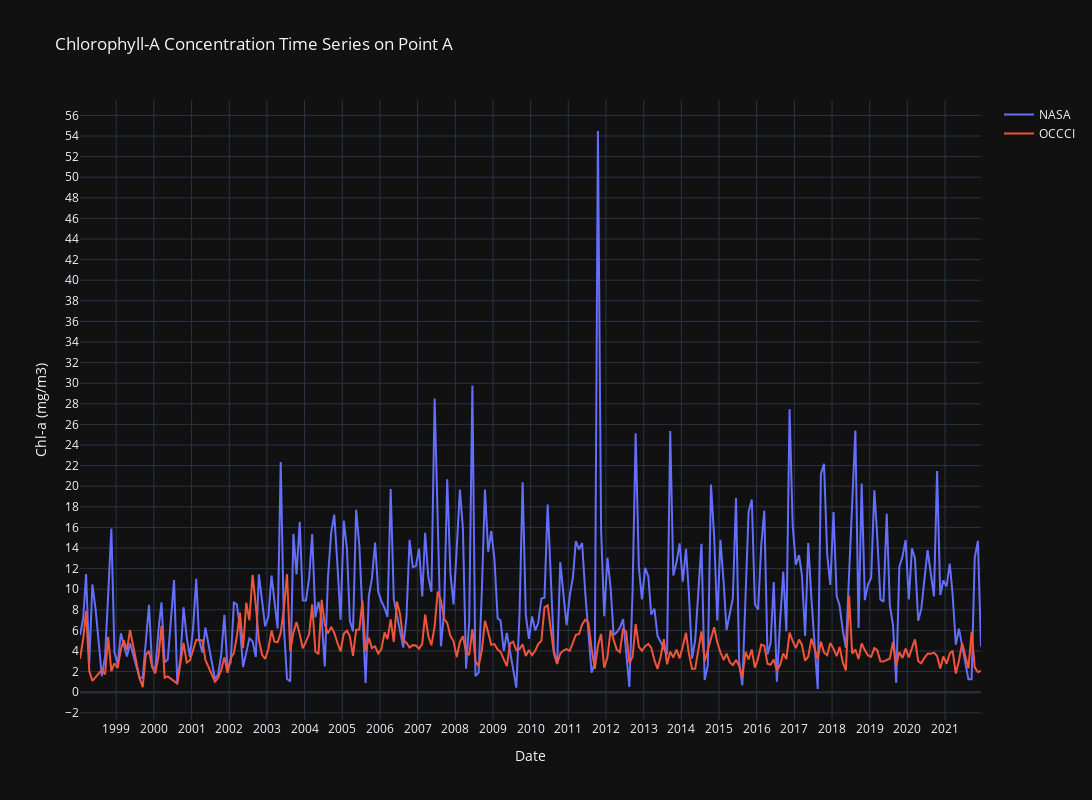
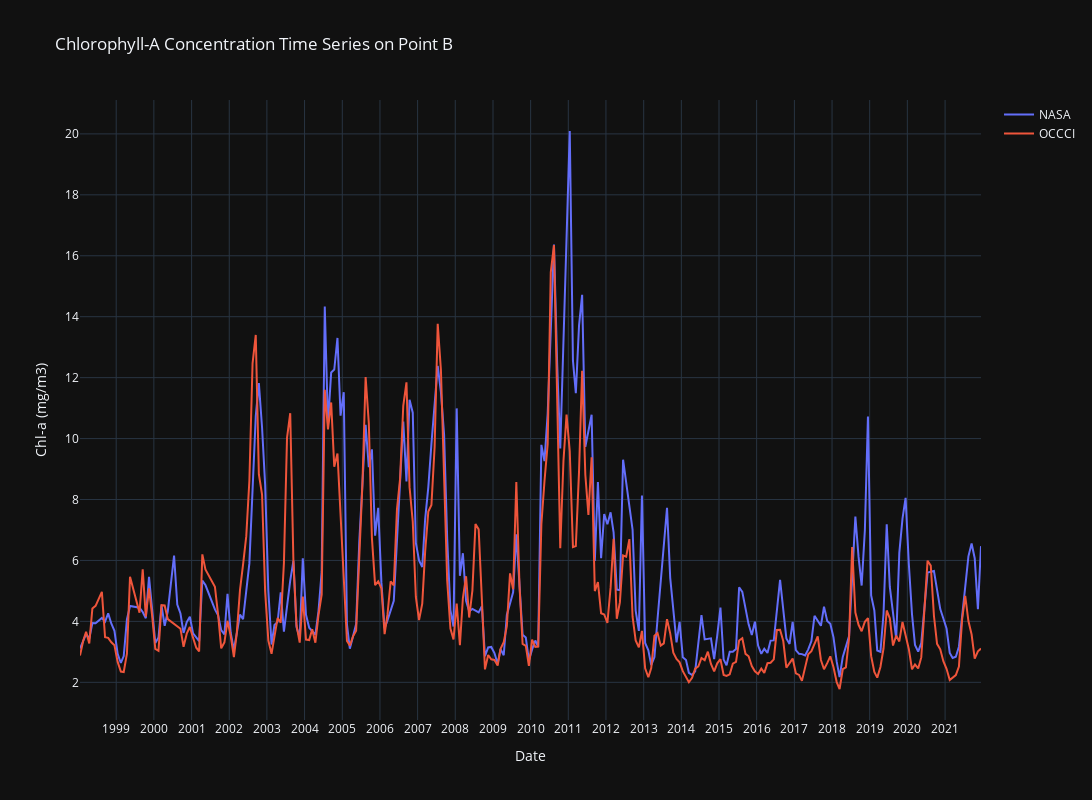
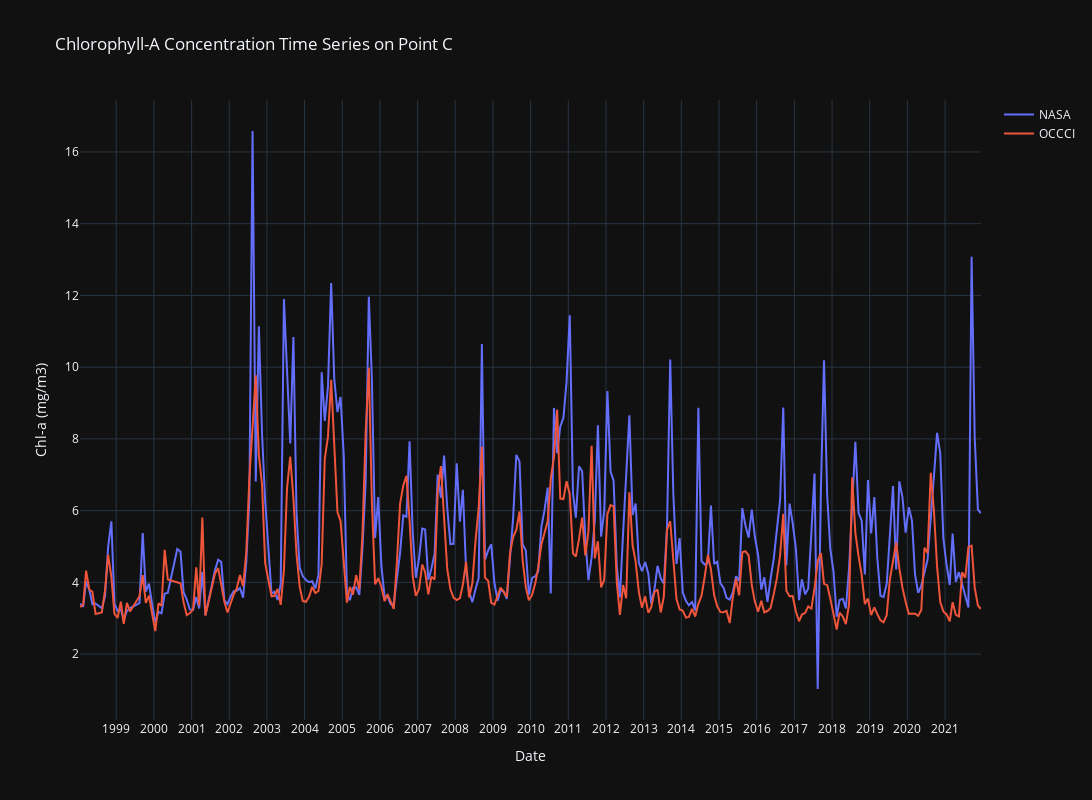

Notebook cell for these charts, in order:
### Markdown cell above
#### Comparison of all datasets: 1 graph per geopoint (A,B,C) and 2 lineplots per graph (NASA, OCCCI)

### Code cell
import plotly.graph_objs as go

# Loop through each geopoint
for point in geopoint:
    df_nasa = geopoint[point]['chla_nasa']
    df_occci = geopoint[point]['chla_occci']
    # create traces for each dataset
    trace1 = go.Scatter(x=df_nasa['DATE-YMD'], y=df_nasa['NASA Chl-a (mg/m3)'], mode='lines', name='NASA')
    trace2 = go.Scatter(x=df_occci['DATE-YMD'], y=df_occci['OCCCI Chl-a (mg/m3)'], mode='lines', name='OCCCI')
    # create layout for the plot
    layout = go.Layout(title=f'Chlorophyll-A Concentration Time Series on Point {point}',
                       xaxis=dict(title='Date', dtick='M12'),
                       yaxis=dict(title='Chl-a (mg/m3)', dtick=2),
                       height = 800, width=1200,
                       template='plotly_dark')
    # create figure object and plot the traces
    fig = go.Figure(data=[trace1, trace2], layout=layout)
    fig.show()

### Figure 1 — Plotly figure (JSON) as saved in the notebook; plotly's stock layout.template omitted (floating-point values rounded to 4 significant figures; data arrays with more than 128 entries replaced by an {"elided": "..."} marker saying what was removed)
{"data": [{"mode": "lines", "name": "NASA", "type": "scatter", "x": {"elided": "260 str values"}, "y": {"elided": "260 float values"}}, {"mode": "lines", "name": "OCCCI", "type": "scatter", "x": {"elided": "279 str values"}, "y": {"elided": "279 float values"}}], "layout": {"height": 800, "title": {"text": "Chlorophyll-A Concentration Time Series on Point A"}, "width": 1200, "xaxis": {"autorange": true, "dtick": "M12", "range": ["1998-01-15", "2021-12-15"], "title": {"text": "Date"}, "type": "date"}, "yaxis": {"autorange": true, "dtick": 2, "range": [-2.697, 57.5], "title": {"text": "Chl-a (mg/m3)"}, "type": "linear"}}}

### Figure 2 — Plotly figure (JSON) as saved in the notebook; plotly's stock layout.template omitted (floating-point values rounded to 4 significant figures; data arrays with more than 128 entries replaced by an {"elided": "..."} marker saying what was removed)
{"data": [{"mode": "lines", "name": "NASA", "type": "scatter", "x": {"elided": "258 str values"}, "y": {"elided": "258 float values"}}, {"mode": "lines", "name": "OCCCI", "type": "scatter", "x": {"elided": "280 str values"}, "y": {"elided": "280 float values"}}], "layout": {"height": 800, "title": {"text": "Chlorophyll-A Concentration Time Series on Point B"}, "width": 1200, "xaxis": {"autorange": true, "dtick": "M12", "range": ["1998-01-15", "2021-12-15"], "title": {"text": "Date"}, "type": "date"}, "yaxis": {"autorange": true, "dtick": 2, "range": [0.7636, 21.11], "title": {"text": "Chl-a (mg/m3)"}, "type": "linear"}}}

### Figure 3 — Plotly figure (JSON) as saved in the notebook; plotly's stock layout.template omitted (floating-point values rounded to 4 significant figures; data arrays with more than 128 entries replaced by an {"elided": "..."} marker saying what was removed)
{"data": [{"mode": "lines", "name": "NASA", "type": "scatter", "x": {"elided": "271 str values"}, "y": {"elided": "271 float values"}}, {"mode": "lines", "name": "OCCCI", "type": "scatter", "x": {"elided": "280 str values"}, "y": {"elided": "280 float values"}}], "layout": {"height": 800, "title": {"text": "Chlorophyll-A Concentration Time Series on Point C"}, "width": 1200, "xaxis": {"autorange": true, "dtick": "M12", "range": ["1998-01-15", "2021-12-15"], "title": {"text": "Date"}, "type": "date"}, "yaxis": {"autorange": true, "dtick": 2, "range": [0.1627, 17.45], "title": {"text": "Chl-a (mg/m3)"}, "type": "linear"}}}
